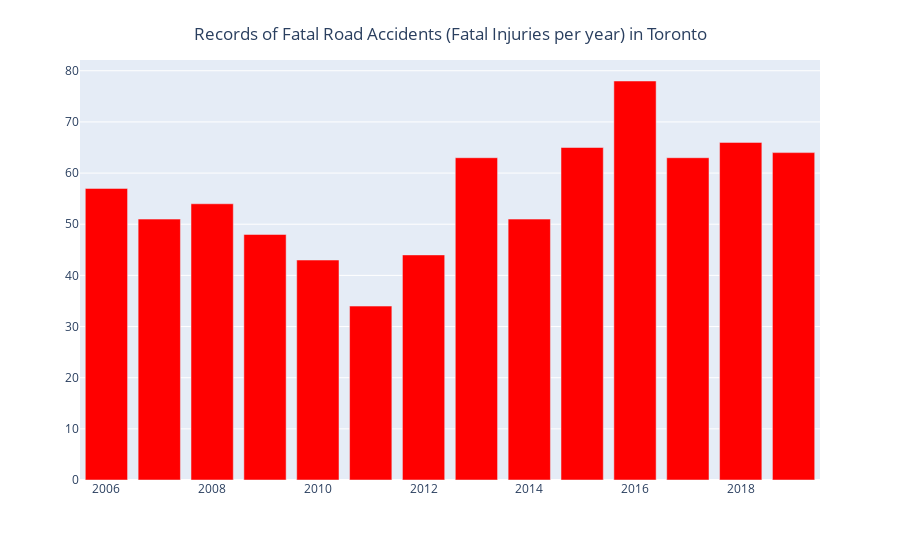

Write notebook code for a chart like this one.
### Code cell
fig = px.bar(df_clean, x = year, y = df_clean[df_clean['INJURY']== 'Fatal'].groupby('year')['Index_'].nunique(), labels={'x':'','y':''})
fig.update_traces(marker_color='red')
fig.update_layout(
    title={
        'text': "Records of Fatal Road Accidents (Fatal Injuries per year) in Toronto",
        'y':0.95,
        'x':0.5,
        'xanchor': 'center',
        'yanchor': 'top'})
fig.show()

### Figure 1 — Plotly figure (JSON) as saved in the notebook; plotly's stock layout.template omitted (floating-point values rounded to 4 significant figures)
{"data": [{"alignmentgroup": "True", "hovertemplate": "=%{y}<extra></extra>", "legendgroup": "", "marker": {"color": "red"}, "name": "", "offsetgroup": "", "orientation": "v", "showlegend": false, "textposition": "auto", "type": "bar", "x": [2006, 2007, 2008, 2009, 2010, 2011, 2012, 2013, 2014, 2015, 2016, 2017, 2018, 2019], "xaxis": "x", "y": [57, 51, 54, 48, 43, 34, 44, 63, 51, 65, 78, 63, 66, 64], "yaxis": "y"}], "layout": {"barmode": "relative", "legend": {"tracegroupgap": 0}, "margin": {"t": 60}, "title": {"text": "Records of Fatal Road Accidents (Fatal Injuries per year) in Toronto", "x": 0.5, "xanchor": "center", "y": 0.95, "yanchor": "top"}, "xaxis": {"anchor": "y", "domain": [0, 1], "title": {"text": ""}}, "yaxis": {"anchor": "x", "domain": [0, 1], "title": {"text": ""}}}}
